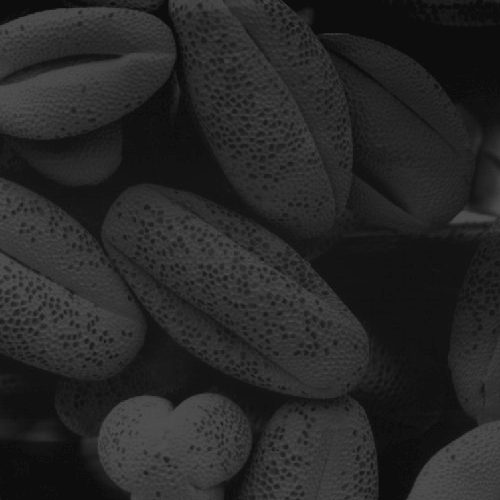
//> input picture eqHist/test.tif, 500 x 500 px
$ ./kmeans ../eqHist/test.tif 3 100   (built with g++ and OpenCV 4)
//> lines starting //> are read from the running program, lines starting //| are printed output that depends on the picture; after the words box and inside, x2 and y2 are one past the last pixel; in counts of white or black regions, pixels touching at a corner belong together
#include <iostream>
#include <random>
#include <opencv2/opencv.hpp>

double distance(cv::Vec3b &a, cv::Vec3b &b);
int whichCluster(std::vector<cv::Vec3b> &centroids, cv::Vec3b &pixel);
void updateCentroids(cv::Mat src, cv::Mat &clusters, std::vector<cv::Vec3b> &centroids);

cv::Mat kmeans(cv::Mat src, int clusterSize, int maxIterations);

int main(int argc, char **argv)
{
  if(argc < 4)
  {
    std::cerr << "exe, path, k, iterations" << std::endl;
    exit(EXIT_FAILURE);
  }
  cv::Mat src = cv::imread(argv[1], cv::IMREAD_ANYCOLOR);
//> src is the input picture: 500 rows x 500 cols, CV_8UC1; min 13, max 83, mean 38.7

  if(src.empty())
  {
    std::cerr << "Image not valid" << std::endl;
    exit(EXIT_FAILURE);
  }
  int k = atoi(argv[2]);
//> k = 3
  int maxIt = atoi(argv[3]);
//> maxIt = 100

  cv::Mat dst = kmeans(src, k, maxIt);

  cv::imshow("SRC", src);
  cv::imshow("Clusters", dst);

  cv::waitKey(0);
  return 0;
}


cv::Mat kmeans(cv::Mat src, int clusterSize, int maxIterations)
{
//> called with clusterSize = 3, maxIterations = 100
  int it = 0;
  cv::Mat clusters(src.size(), CV_8U, cv::Scalar(0));
  std::vector<cv::Vec3b> centroids(clusterSize);

  //randomize
  std::random_device rd;
  std::mt19937 mt(rd());
  std::uniform_int_distribution<> dist(0, src.rows);

  //getting random pixels and using them as centroids for my clusters
  for(int i = 0; i < clusterSize; i++)
  {
    int x = dist(mt);
    int y = dist(mt);
    centroids.at(i) = src.at<cv::Vec3b>(x, y);
    clusters.at<uchar>(x, y) = i;
    std::cout << centroids.at(i) << " " << std::endl;
  }
//> this loop made 3 passes
//| [68, 66, 62]
//| [52, 56, 60]
//| [19, 19, 19]

  updateCentroids(src, clusters, centroids);
//> after the loop in updateCentroids, `for(auto i = 0; i < clusters.rows; i++)`: sum = 3 items: [9672084, 9672074, 9671992], [52, 56, 60], [19, 19, 19]; pixels = [249998, 1, 1]
//> the loop in updateCentroids, `for(auto k = 0; k < (int) centroids.size(); k++)` made 3 passes
//> after the loop in updateCentroids, `for(auto k = 0; k < (int) centroids.size(); k++)`: centroids = 3 items: [39, 39, 39], [52, 56, 60], [19, 19, 19]
//> centroids = 3 items: [39, 39, 39], [52, 56, 60], [19, 19, 19]
  std::cout << "Starting iterations" << std::endl;

  for(it = 0; it < maxIterations; it++)
  {
    for(auto i = 0; i < src.rows; i++)
      for(auto j = 0; j < src.cols; j++)
        clusters.at<uchar>(i, j) = whichCluster(centroids, src.at<cv::Vec3b>(i, j));
        //look up for a suitable cluster for that pixel and add that

    //update centroids
    updateCentroids(src, clusters, centroids);
  }
//> this loop made 100 passes
//> centroids on passes 1 to 5: 3 items: [39, 39, 39], [58, 59, 59], [19, 19, 19], 3 items: [40, 40, 40], [59, 60, 59], [19, 19, 19], 3 items: [41, 40, 41], [60, 60, 60], [20, 19, 20], 3 items: [41, 41, 41], [60, 61, 60], [20, 20, 20], 3 items: [41, 41, 41], [61, 61, 61], [20, 20, 20]
//> pass 1, in kmeans, `updateCentroids(src, clusters, centroids);`:
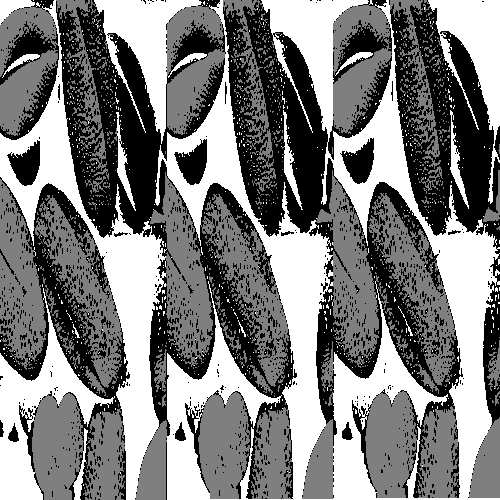
//> clusters: 500 rows x 500 cols, CV_8UC1; min 0, max 2, mean 0.995; drawn with min black and max white
//> pass 2, in kmeans, `updateCentroids(src, clusters, centroids);`:
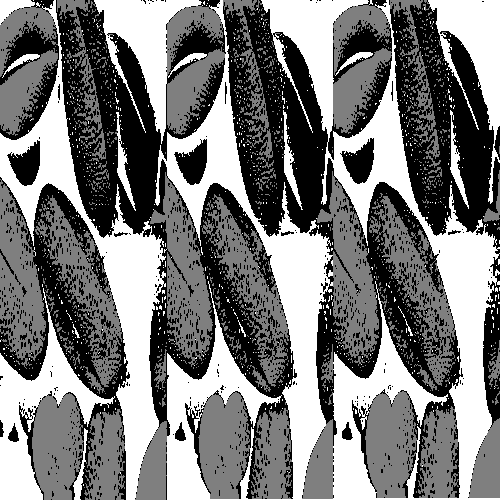
//> clusters: 500 rows x 500 cols, CV_8UC1; 2.21% of pixels changed, all inside (x1, y1, x2, y2) = (0, 0, 500, 500); drawn with min black and max white
//> pass 3, in kmeans, `updateCentroids(src, clusters, centroids);`:
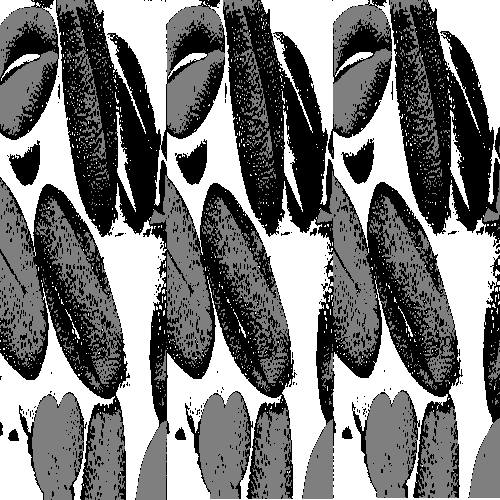
//> clusters: 500 rows x 500 cols, CV_8UC1; 2.75% of pixels changed, all inside (x1, y1, x2, y2) = (0, 0, 500, 500); drawn with min black and max white
//> after the loop:
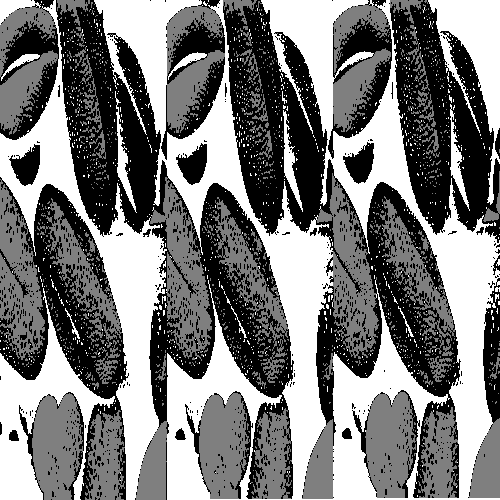
//> clusters: 500 rows x 500 cols, CV_8UC1; 3.8% of pixels changed, all inside (x1, y1, x2, y2) = (0, 0, 500, 499); drawn with min black and max white
  std::cout << "Fin: " << it << std::endl;

  cv::Mat dst(src.size(), src.type());

  for(int i = 0; i < clusters.rows; i++)
    for(int j = 0; j < clusters.cols; j++)
      dst.at<cv::Vec3b>(i, j) = centroids.at(clusters.at<uchar>(i, j));
      //coloring image with clusters position info using centroids color

  return dst;
}


double distance(cv::Vec3b &a, cv::Vec3b &b)
{
  double sum = 0.0;
  //calculate Euclidian distance for two RGB pixels
  for(auto i = 0; i < 3; i++)
    sum += std::pow(a[i] - b[i], 2);
  return std::sqrt(sum);
}

int whichCluster(std::vector<cv::Vec3b> &centroids, cv::Vec3b &pixel)
{
  //search for a suitable cluster for a pixel
  double min = distance(centroids.at(0), pixel);
  int k = 0;

  for(int i = 1; i < (int)centroids.size(); i++)
  {
    double dist = distance(centroids.at(i), pixel);
    if( dist < min )
    {
      min = dist;
      k = i;
    }
  }
  //minimum distantiated one will be returned as index
  return k;
}


void updateCentroids(cv::Mat src, cv::Mat &clusters, std::vector<cv::Vec3b> &centroids)
{
  std::vector<cv::Vec3d> sum(centroids.size(), cv::Vec3b(0,0,0));
  std::vector<int> pixels(centroids.size(), 0);

  //sum every pixels
  for(auto i = 0; i < clusters.rows; i++)
  {
    for(auto j = 0; j < clusters.cols; j++)
    {
      int k = clusters.at<uchar>(i, j);
      sum.at(k) += src.at<cv::Vec3b>(i,j);
      pixels.at(k)++;
    }
  }

  //if pixels sum is different from 0 start dividing and update centroids
  for(auto k = 0; k < (int) centroids.size(); k++)
  {
    for(auto i = 0; i < 3; i++)
    {
      double value = pixels.at(k) == 0 ? 0 : (1.0*sum.at(k)[i])/(1.0*pixels.at(k));
      centroids.at(k)[i] = cv::saturate_cast<uchar>(value);
      //using new mean for centroid info
    }
  }
}
